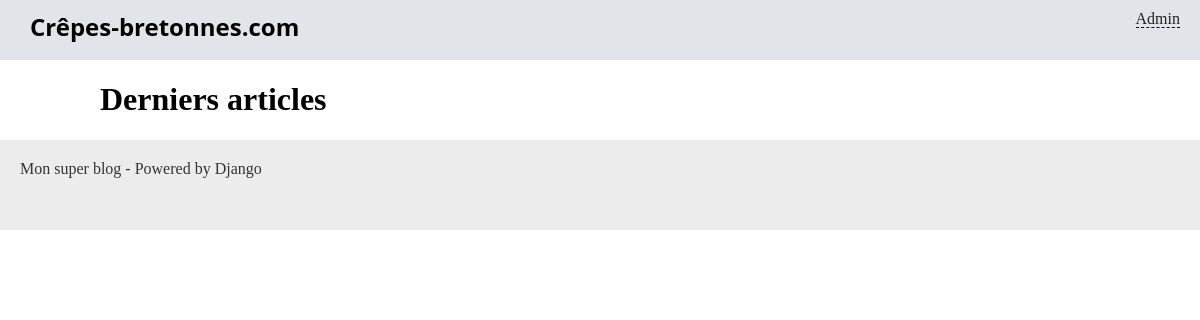
The page /blog/ on the database as committed earlier.
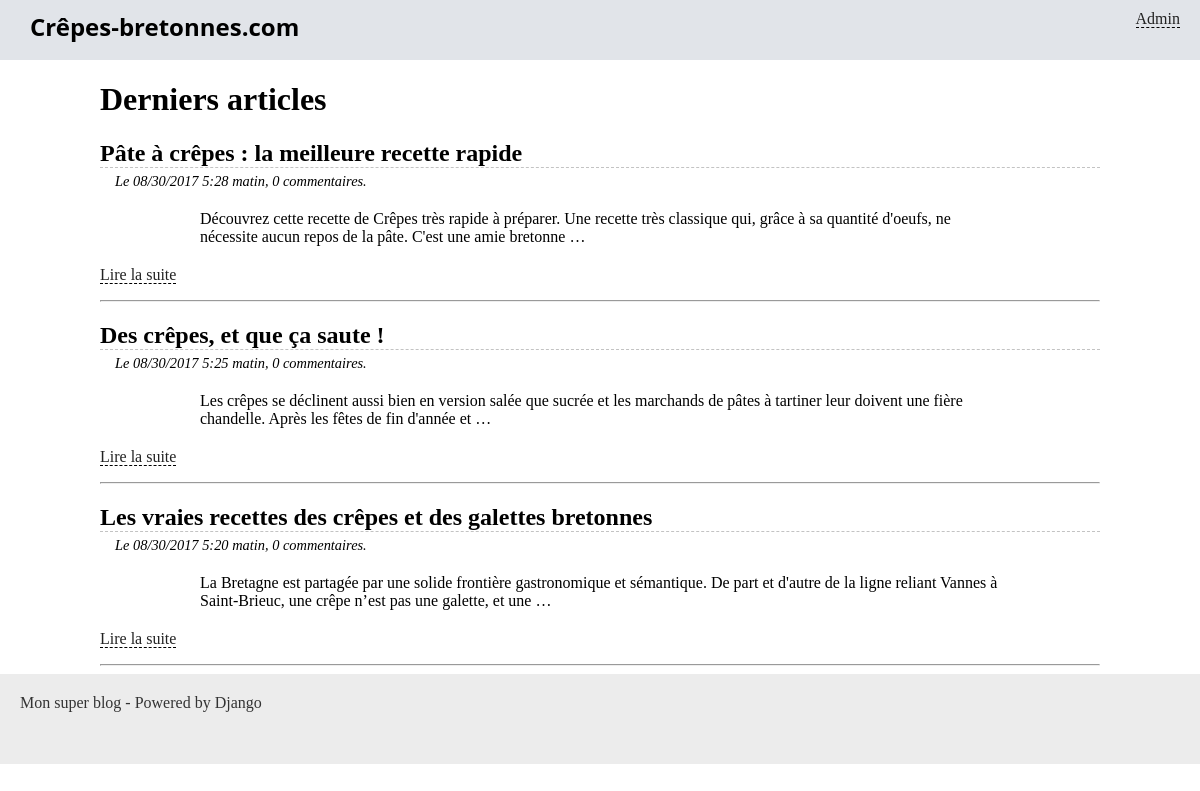
The same page on the database as committed later.
### blog/models.py (models this page shows, shortened)
class Article(models.Model):
	titre = models.CharField(max_length=100)
	slug = models.SlugField()
	auteur = models.CharField(max_length=42)
	contenu = models.TextField(null=True)
	date = models.DateTimeField(verbose_name="Date de parution", auto_now_add=True, auto_now=False)
	is_visible = models.BooleanField(verbose_name="Article publié ?", default=False)
	categorie = models.ForeignKey('Categorie', verbose_name="Catégorie", related_name="categories")

### blog/views.py (the view)
def accueil(request):
    articles = Article.objects.filter(is_visible=True).order_by('-date')[:4]
    return render(request, 'blog/accueil.html', {'articles': articles})

### blog/templates/blog/accueil.html (shortened to what this page needs)
{% extends "base.html" %}
{% block content %}
	<h1>Derniers articles</h1>
	{% for article in articles %}
		<h2 class="titre-article">{{ article.titre }}</h2>
		<p class="infos-article">Le {{ article.date|date:'SHORT_DATETIME_FORMAT' }}, {{ article.commentaires.all.count }} commentaires.</p>
		<div class="contenu-article">
			{{ article.contenu|safe|truncatewords_html:30 }}
		</div>
		<p><a href="{% url 'blog_lire' article.slug %}">Lire la suite</a></p>
		<hr />
	{% endfor %}
{% endblock %}

Rows that differ between the two databases and show on the page:
added Article: titre "Pâte à crêpes : la meilleure recette rapide", date "08/30/2017 5:28 matin", commentaires.all.count "0", contenu "Découvrez cette recette de Crêpes très rapide à préparer. Une recette très classique qui, grâce à sa quantité d'oeufs, ne nécessite aucun repos de la pâte. C'est une amie bretonne …"
added Article: titre "Des crêpes, et que ça saute !", date "08/30/2017 5:25 matin", commentaires.all.count "0", contenu "Les crêpes se déclinent aussi bien en version salée que sucrée et les marchands de pâtes à tartiner leur doivent une fière chandelle. Après les fêtes de fin d'année et …"
added Article: titre "Les vraies recettes des crêpes et des galettes bretonnes", date "08/30/2017 5:20 matin", commentaires.all.count "0", contenu "La Bretagne est partagée par une solide frontière gastronomique et sémantique. De part et d'autre de la ligne reliant Vannes à Saint-Brieuc, une crêpe n’est pas une galette, et une …"
